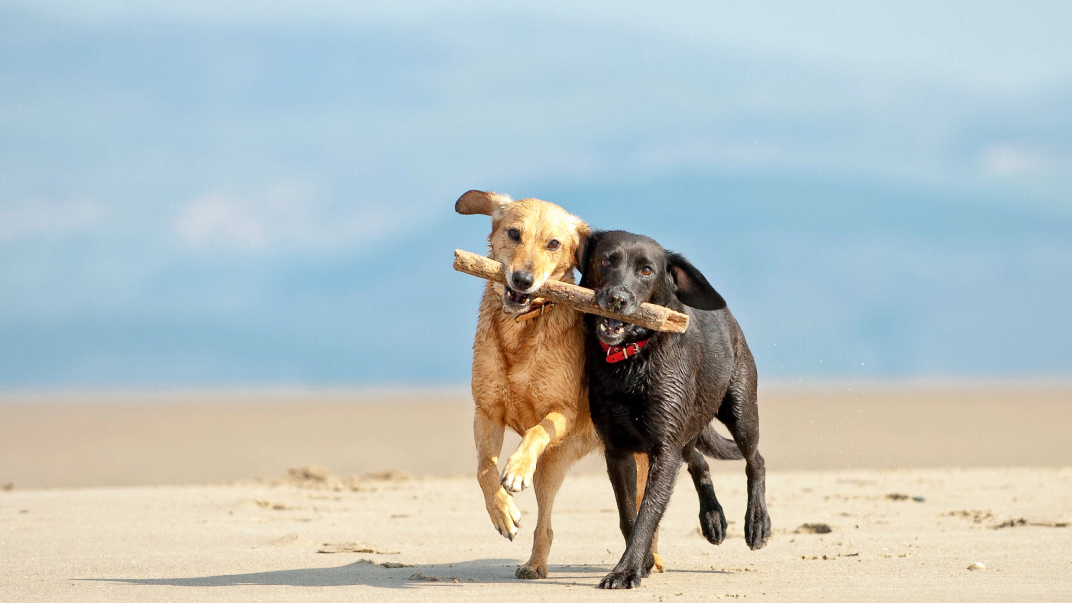
#> input picture segment-anything-main/demo/src/assets/data/dogs.jpg, 1072 x 603 px, found by its file name; its folder holds only this picture in this run
$ python preprocess.py
#> lines starting #> are read from the running program, lines starting #| are printed output that depends on the picture
import os
import cv2
import matplotlib.pyplot as plt


image_path = r"../data"
save_path = r"../result/mid"
save_hist_path = r"../result/e_hist"
save_ahist_path = r"../result/e_ahist"
save_lhist_path = r"../result/e_lhist"

image_list = os.listdir(image_path)
print(f"pre_list:{image_path}")


for i, image in enumerate(image_list):
    img_path = os.path.join(image_path, image)
    src = cv2.imread(img_path)
#> src is the input picture: shape (603, 1072, 3); mean B, G, R 191.9, 192.5, 182
    img = src.copy()
    img_median = cv2.medianBlur(img, 5)
    cv2.imwrite(os.path.join(save_path, image), img_median)

    img_gray = cv2.cvtColor(img_median, cv2.COLOR_BGR2GRAY)
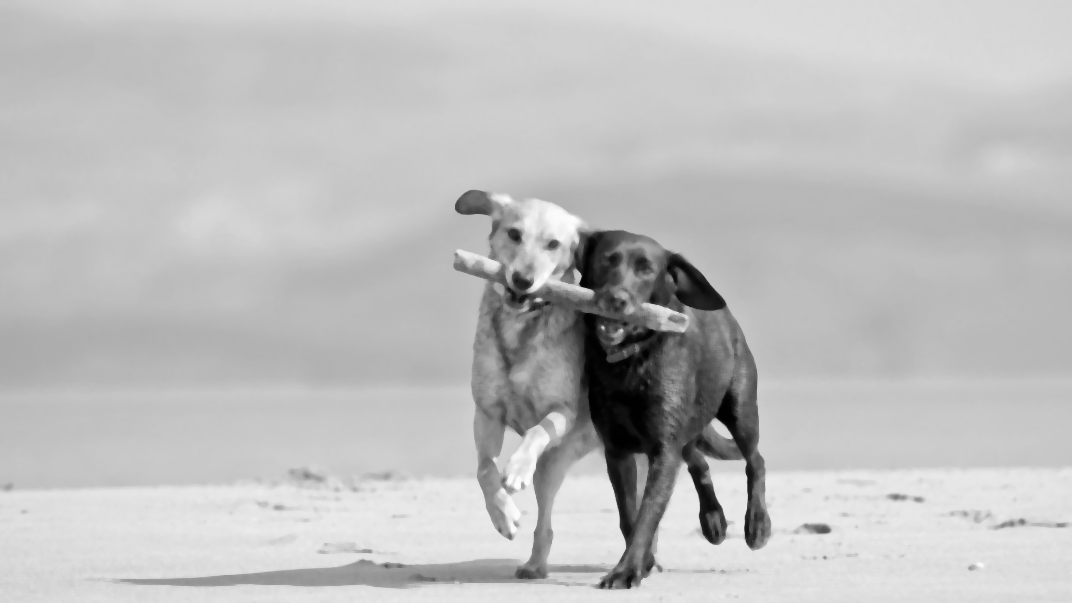
#> img_gray: shape (603, 1072); min 0, max 253, mean 189.5
    hist0 = cv2.calcHist([img_gray], [0], None, [256], [0, 255])
#> hist0 = 256 values, max 21080 at index 199, min 0 at index 254, mean 2525.1
    plt.plot(hist0, label="Histogram of grayscale maps", linestyle='--', color='g')
    plt.savefig(os.path.join(save_hist_path, image))
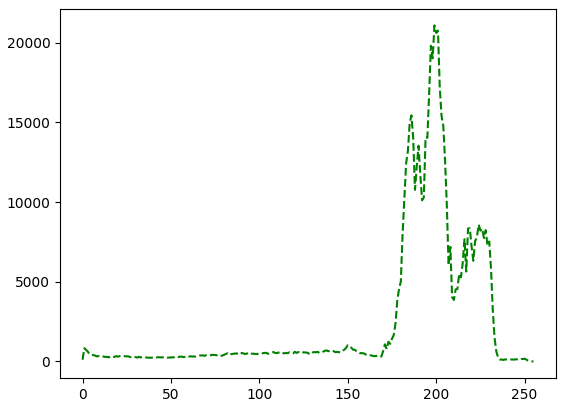
#> figure drawn by matplotlib, 1 panel; curve peaks at x = 199, y = 21080

    img_all_aug = cv2.equalizeHist(img_gray)
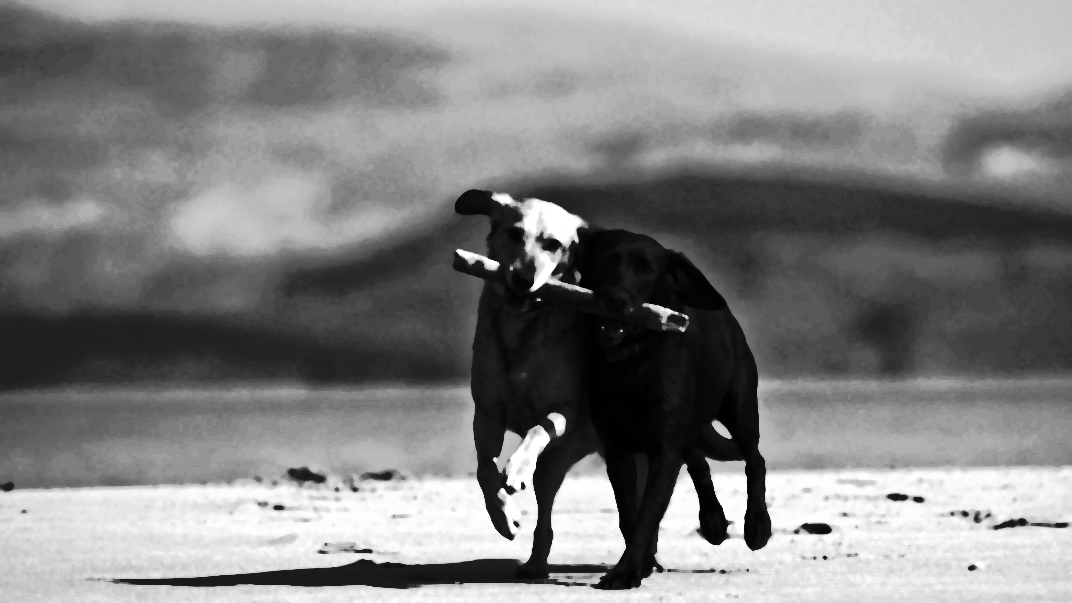
#> img_all_aug: shape (603, 1072); min 0, max 255, mean 129.6
    cv2.imwrite(os.path.join(save_ahist_path, image), img_all_aug)

    clahe = cv2.createCLAHE(clipLimit=2.0, tileGridSize=(10, 10))
    img_local_aug = clahe.apply(img_gray)
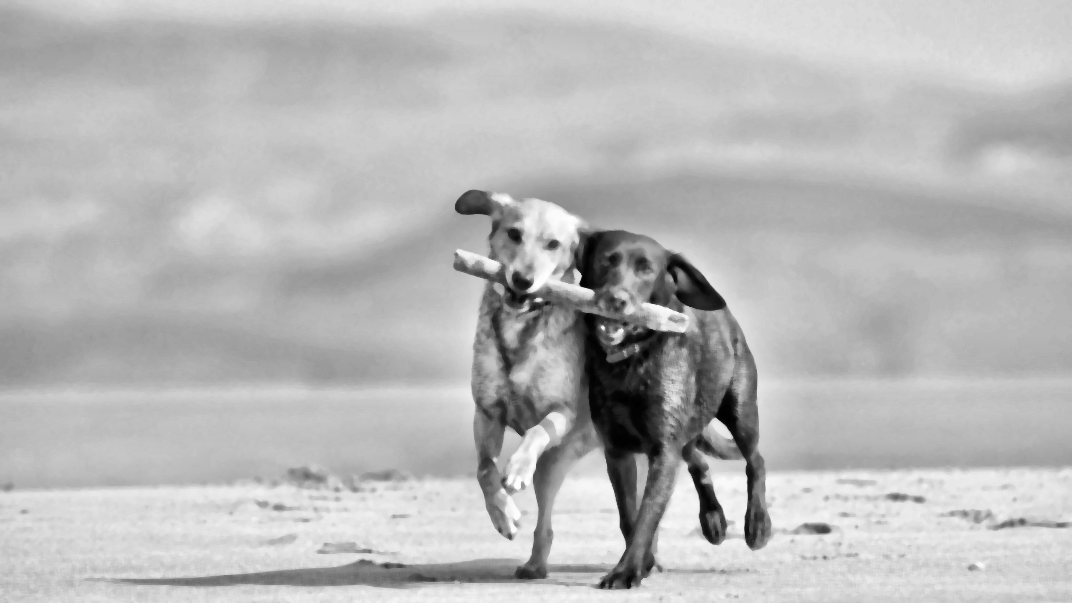
#> img_local_aug: shape (603, 1072); min 0, max 255, mean 183.8
    cv2.imwrite(os.path.join(save_lhist_path, image), img_local_aug)
